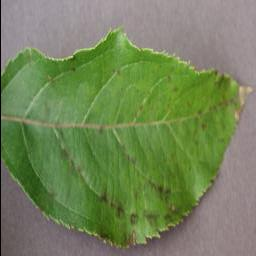
#> input picture Plant Disease Prediction with transfer learning/Some test images/.ipynb_checkpoints.png, 256 x 256 px
$ python -i preprocessing.py   (imports and definitions only)
#> lines starting #> are read from the running program, lines starting #| are printed output that depends on the picture
import cv2
import numpy as np
import tensorflow as tf
from PIL import Image
import io


def preprocess_image(image_data, target_size=(224, 224)):
    """
    Properly handles both file objects and bytes
    """
    try:
        # If it's a file object (from request.files)
        if hasattr(image_data, 'read'):
            image = Image.open(image_data)
            image_data.seek(0)  # Rewind the file pointer
        # If it's bytes
        elif isinstance(image_data, bytes):
            image = Image.open(io.BytesIO(image_data))
        else:
            raise ValueError("Unsupported image input type")

        # Convert to RGB if needed
        if image.mode != 'RGB':
            image = image.convert('RGB')

        # Resize and normalize
        image = image.resize(target_size)
        img_array = np.array(image) / 255.0

        return img_array

    except Exception as e:
        raise ValueError(f"Image processing failed: {str(e)}")

def apply_image_enhancement(image):
    """
    Apply additional image enhancements

    Args:
        image: PIL Image object

    Returns:
        Enhanced PIL Image
    """


    img = np.array(image)


    img = cv2.GaussianBlur(img, (3, 3), 0)


    lab = cv2.cvtColor(img, cv2.COLOR_RGB2LAB)
#> lab: shape (256, 256, 3); mean of channels 0, 1, 2 135.7, 115, 148.5
    l, a, b = cv2.split(lab)
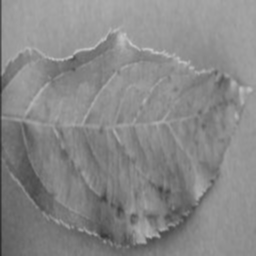
#> l: shape (256, 256); min 45, max 199, mean 135.7
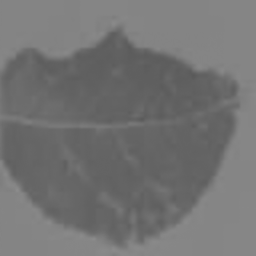
#> a: shape (256, 256); min 89, max 139, mean 115
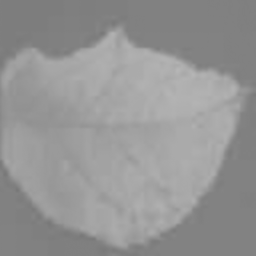
#> b: shape (256, 256); min 120, max 182, mean 148.5
    clahe = cv2.createCLAHE(clipLimit=3.0, tileGridSize=(8, 8))
    l = clahe.apply(l)
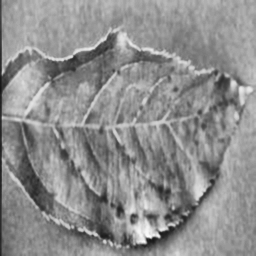
#> l: shape (256, 256); min 19, max 250, mean 142
    lab = cv2.merge((l, a, b))
#> lab: shape (256, 256, 3); mean of channels 0, 1, 2 142, 115, 148.5
    img = cv2.cvtColor(lab, cv2.COLOR_LAB2RGB)
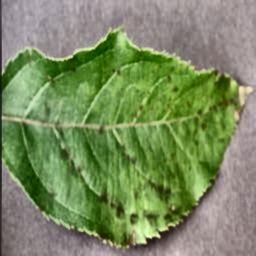
#> img: shape (256, 256, 3); mean R, G, B 122.5, 139.2, 96.8


    return Image.fromarray(img)

>>> import cv2
>>> picture = cv2.cvtColor(cv2.imread('../Some test images/.ipynb_checkpoints.png'), cv2.COLOR_BGR2RGB)
>>> result = apply_image_enhancement(picture)

$ run again, on Plant Disease Prediction with transfer learning/Some test images/Grape___Black_rot.png
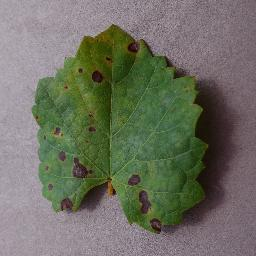
#> input picture Plant Disease Prediction with transfer learning/Some test images/Grape___Black_rot.png, 256 x 256 px
#> in apply_image_enhancement, `l, a, b = cv2.split(lab)`:
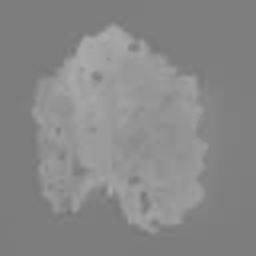
#> b: shape (256, 256); min 117, max 171, mean 135.9
#> in apply_image_enhancement, `img = cv2.cvtColor(lab, cv2.COLOR_LAB2RGB)`:
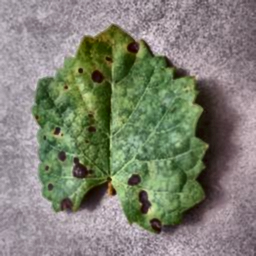
#> img: shape (256, 256, 3); mean R, G, B 127.7, 129.5, 115.2
